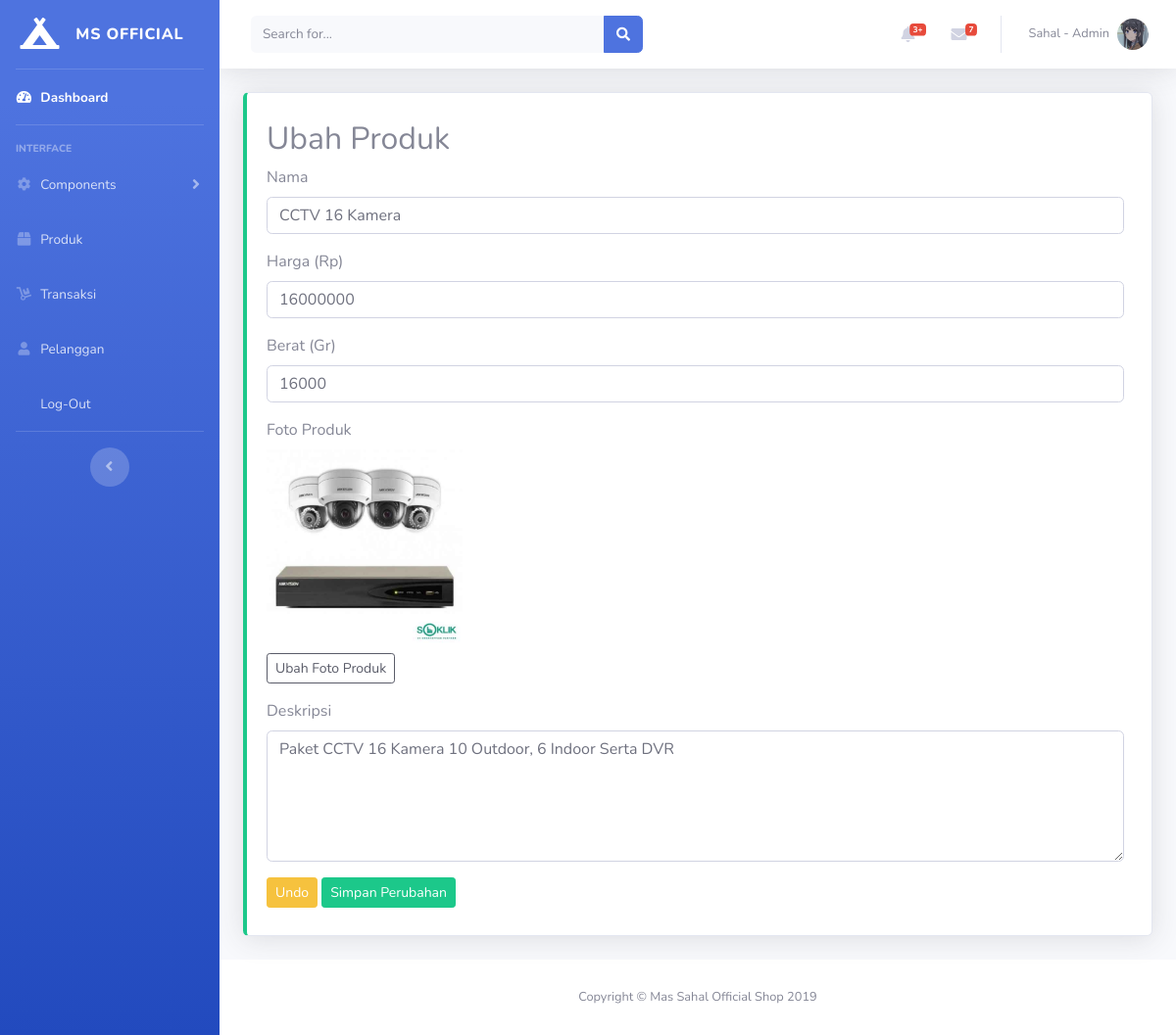
Page /admin/index.php?halaman=edit_produk&id=34 (signed in) on the committed database.
### tables this page shows
CREATE TABLE `produk` (
  `id_produk` int(11) NOT NULL,
  `nama_produk` varchar(100) NOT NULL,
  `harga_produk` int(11) NOT NULL,
  `berat_produk` int(11) NOT NULL,
  `foto_produk` varchar(100) NOT NULL,
  `deskripsi_produk` text NOT NULL
);

### admin/page/edit_produk.php (the view, shortened to what this page needs)
<div class="row">
    <div class="col-12 mb-4">
        <div class="card border-left-success shadow h-100 py-2">
            <div class="card-body">
                <div class="row no-gutters align-items-center">
                    <div class="col mr-2">
                        <?php
                        $id = $_GET['id'];
                        $ambil = $koneksi->query("SELECT * FROM produk WHERE id_produk='$id'");
                        $data = $ambil->fetch_assoc();
                        ?>
                        <h2>Ubah Produk</h2>
                        <form action="#" enctype="multipart/form-data" method="post">
                            <div class="form-group">
                                <label for="nama">Nama</label>
                                <input type="text" name="nama" id="nama" class="form-control" placeholder="" value="<?= $data['nama_produk']; ?>" aria-describedby="helpId">
                            </div>
                            <div class="form-group">
                                <label for="harga">Harga (Rp)</label>
                                <input type="number" name="harga" id="harga" class="form-control" placeholder="" value="<?= $data['harga_produk']; ?>" aria-describedby="helpId">
                            </div>
                            <div class="form-group">
                                <label for="berat">Berat (Gr)</label>
                                <input type="number" name="berat" id="berat" class="form-control" placeholder="" value="<?= $data['berat_produk']; ?>" aria-describedby="helpId">
                            </div>
                            <div class="form-group">
                                <label for="foto">Foto Produk</label><br>
                                <img src="../foto_produk/<?php echo $data['foto_produk']; ?>" alt="" width="200px"><br>
                                <small><a href="#" data-toggle="modal" data-target="#ubahFoto" class="btn btn-sm btn-outline-dark mt-2">Ubah Foto Produk</a></small>
                            </div>
                            <div class="form-group">
                                <label for="deskripsi">Deskripsi</label>
                                <textarea rows="5" class="form-control" name="deskripsi" required><?php echo $data['deskripsi_produk']; ?></textarea>
                            </div>
                            <input type="reset" name="reset" value="Undo" class="btn btn-sm  btn-warning">
                            <input type="submit" name="edit" value="Simpan Perubahan" class="btn btn-sm btn-success">
                        </form>
                    </div>
                </div>
            </div>
        </div>
    </div>
</div>

### rows in the picture
produk: nama "CCTV 16 Kamera", harga "16000000", berat "16000", foto_produk (picture), deskripsi "Paket CCTV 16 Kamera 10 Outdoor, 6 Indoor Serta DVR"
